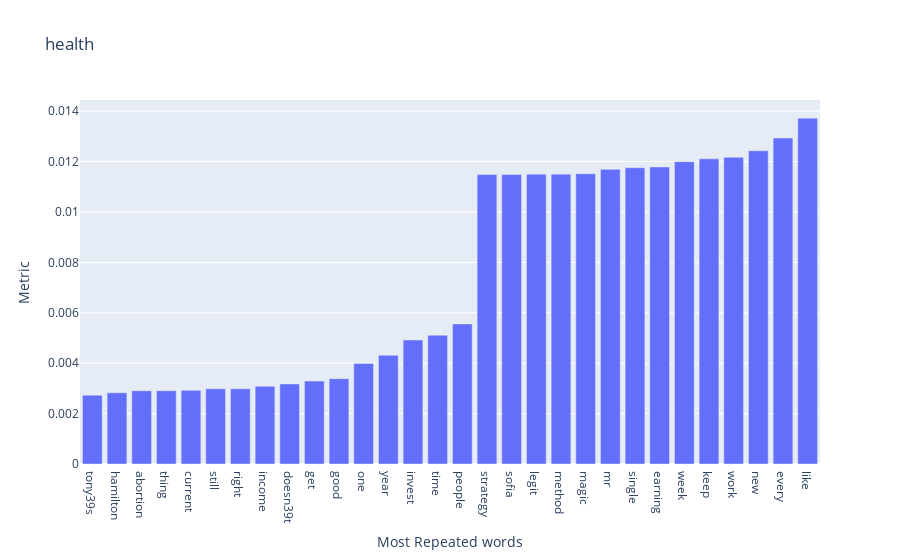
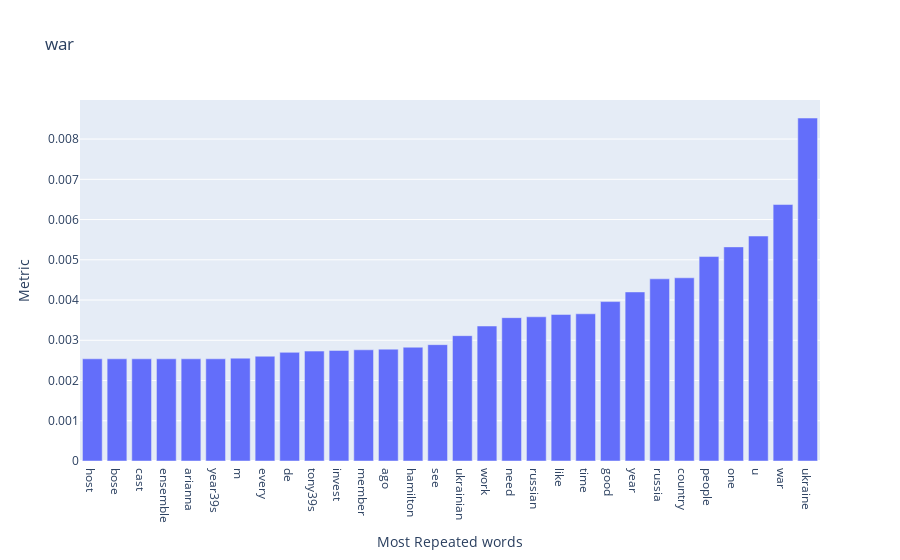
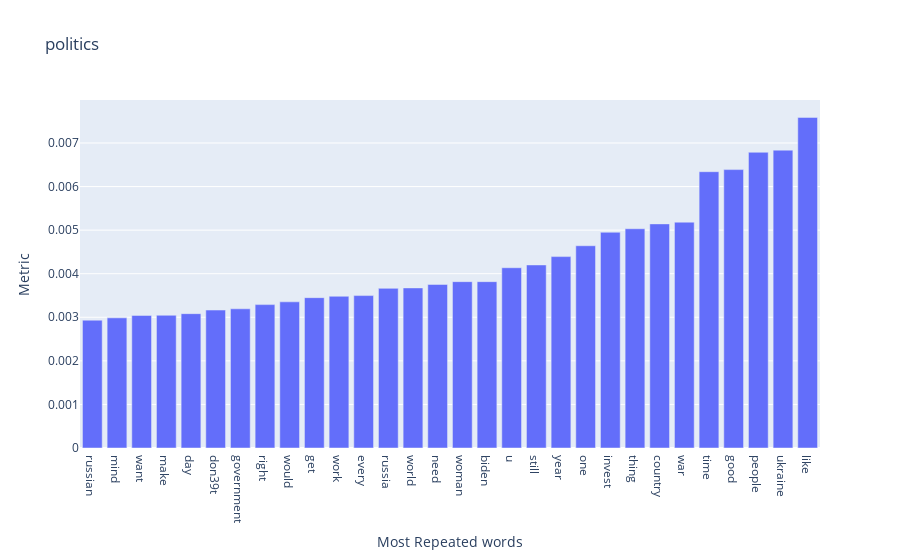
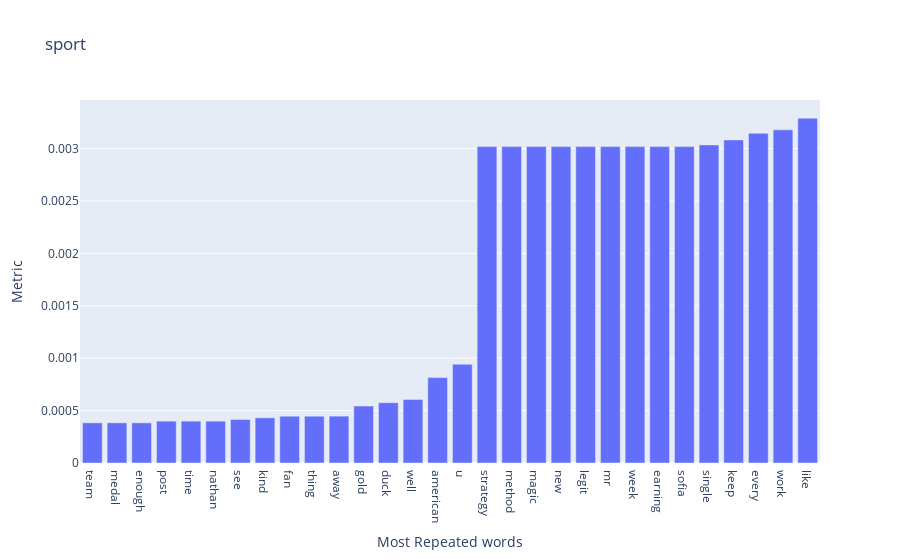

The notebook cell these images were saved under, in order:
### Code cell
for i in word_analysis.categorie.unique():
    context = word_analysis[word_analysis["categorie"]==i][:30].sort_values(by="metric").dropna()
    fig = go.Figure()
    fig.add_trace(go.Bar(x=context["word"], y=context["metric"]))
    fig.update_layout(
        title=i,
        xaxis_title="Most Repeated words",
        yaxis_title="Metric")
    fig.show()

### Figure 1 — Plotly figure (JSON) as saved in the notebook; plotly's stock layout.template omitted (floating-point values rounded to 4 significant figures)
{"data": [{"type": "bar", "x": ["tony39s", "hamilton", "abortion", "thing", "current", "still", "right", "income", "doesn39t", "get", "good", "one", "year", "invest", "time", "people", "strategy", "sofia", "legit", "method", "magic", "mr", "single", "earning", "week", "keep", "work", "new", "every", "like"], "y": [0.002731, 0.002827, 0.002907, 0.002907, 0.002923, 0.002987, 0.002987, 0.003083, 0.003179, 0.003291, 0.003386, 0.003988, 0.004313, 0.00492, 0.005112, 0.005559, 0.01149, 0.01149, 0.0115, 0.0115, 0.01152, 0.01169, 0.01176, 0.01179, 0.012, 0.01211, 0.01217, 0.01243, 0.01294, 0.01372]}], "layout": {"title": {"text": "health"}, "xaxis": {"title": {"text": "Most Repeated words"}}, "yaxis": {"title": {"text": "Metric"}}}}

### Figure 2 — Plotly figure (JSON) as saved in the notebook; plotly's stock layout.template omitted (floating-point values rounded to 4 significant figures)
{"data": [{"type": "bar", "x": ["host", "bose", "cast", "ensemble", "arianna", "year39s", "m", "every", "de", "tony39s", "invest", "member", "ago", "hamilton", "see", "ukrainian", "work", "need", "russian", "like", "time", "good", "year", "russia", "country", "people", "one", "u", "war", "ukraine"], "y": [0.00254, 0.00254, 0.00254, 0.00254, 0.00254, 0.00254, 0.002556, 0.002604, 0.0027, 0.002731, 0.002747, 0.002763, 0.002779, 0.002827, 0.002891, 0.003115, 0.003354, 0.003562, 0.003584, 0.003642, 0.003658, 0.003961, 0.004201, 0.004527, 0.004552, 0.005081, 0.005321, 0.005591, 0.006373, 0.008522]}], "layout": {"title": {"text": "war"}, "xaxis": {"title": {"text": "Most Repeated words"}}, "yaxis": {"title": {"text": "Metric"}}}}

### Figure 3 — Plotly figure (JSON) as saved in the notebook; plotly's stock layout.template omitted (floating-point values rounded to 4 significant figures)
{"data": [{"type": "bar", "x": ["russian", "mind", "want", "make", "day", "don39t", "government", "right", "would", "get", "work", "every", "russia", "world", "need", "woman", "biden", "u", "still", "year", "one", "invest", "thing", "country", "war", "time", "good", "people", "ukraine", "like"], "y": [0.002934, 0.002987, 0.003043, 0.003046, 0.003083, 0.003166, 0.003195, 0.003291, 0.003354, 0.00345, 0.003482, 0.003498, 0.003664, 0.003674, 0.003754, 0.003818, 0.003818, 0.004137, 0.004201, 0.004393, 0.004642, 0.004952, 0.005032, 0.005144, 0.005183, 0.006342, 0.006389, 0.006787, 0.006836, 0.007587]}], "layout": {"title": {"text": "politics"}, "xaxis": {"title": {"text": "Most Repeated words"}}, "yaxis": {"title": {"text": "Metric"}}}}

### Figure 4 — Plotly figure (JSON) as saved in the notebook; plotly's stock layout.template omitted (floating-point values rounded to 4 significant figures)
{"data": [{"type": "bar", "x": ["team", "medal", "enough", "post", "time", "nathan", "see", "kind", "fan", "thing", "away", "gold", "duck", "well", "american", "u", "strategy", "method", "magic", "new", "legit", "mr", "week", "earning", "sofia", "single", "keep", "every", "work", "like"], "y": [0.0003834, 0.0003834, 0.0003834, 0.0003993, 0.0003993, 0.0003993, 0.0004153, 0.0004313, 0.0004473, 0.0004473, 0.0004473, 0.0005431, 0.0005751, 0.000607, 0.0008147, 0.0009424, 0.003019, 0.003019, 0.003019, 0.003019, 0.003019, 0.003019, 0.003019, 0.003019, 0.003019, 0.003035, 0.003083, 0.003147, 0.003179, 0.003291]}], "layout": {"title": {"text": "sport"}, "xaxis": {"title": {"text": "Most Repeated words"}}, "yaxis": {"title": {"text": "Metric"}}}}
